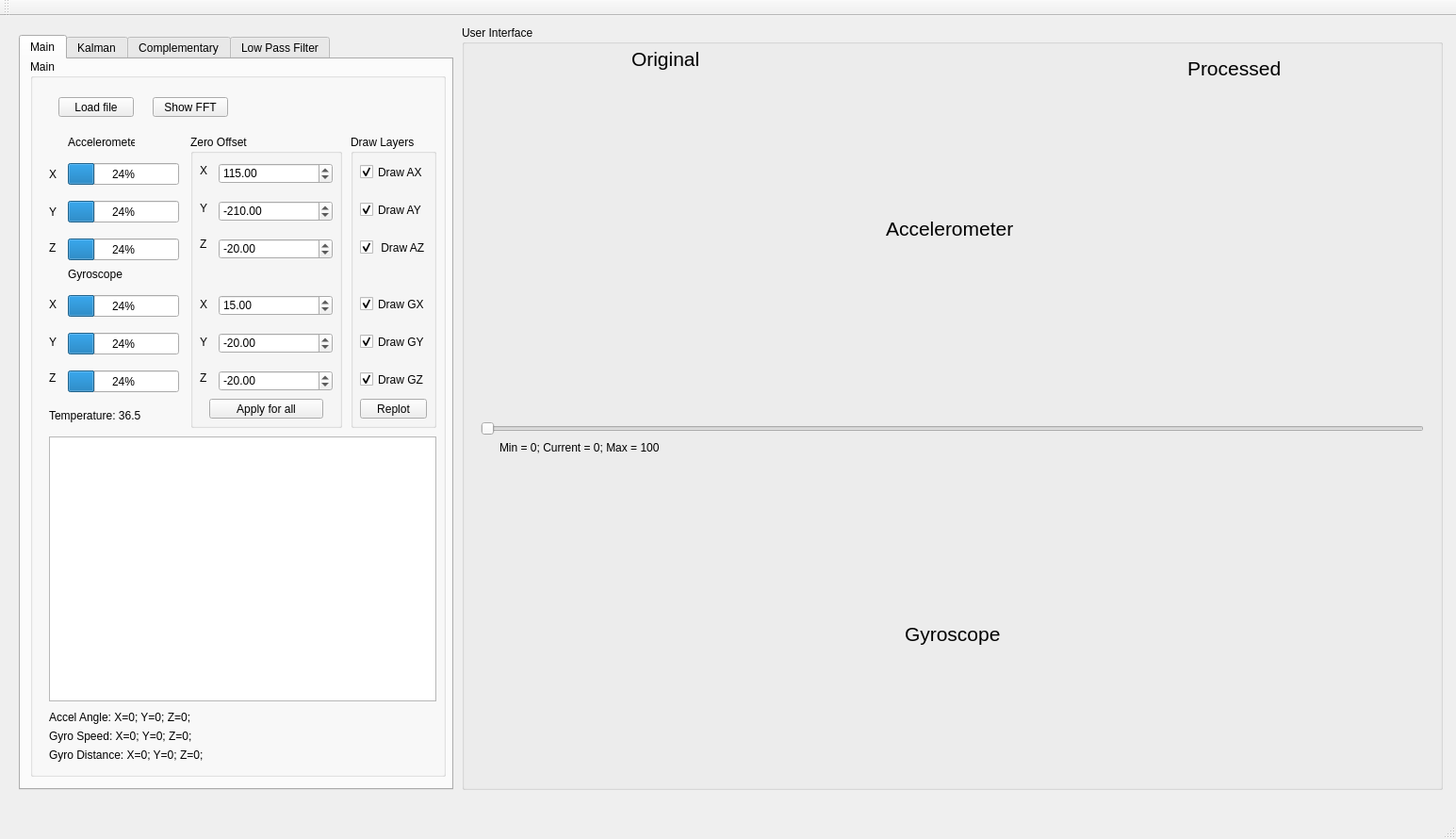
<?xml version="1.0" encoding="UTF-8"?>
<ui version="4.0">
 <class>MainWindow</class>
 <widget class="QMainWindow" name="MainWindow">
  <property name="geometry">
   <rect>
    <x>0</x>
    <y>0</y>
    <width>1545</width>
    <height>890</height>
   </rect>
  </property>
  <property name="windowTitle">
   <string>MainWindow</string>
  </property>
  <widget class="QWidget" name="centralWidget">
   <widget class="QGroupBox" name="groupBox_2">
    <property name="geometry">
     <rect>
      <x>490</x>
      <y>10</y>
      <width>1041</width>
      <height>811</height>
     </rect>
    </property>
    <property name="title">
     <string>User Interface</string>
    </property>
    <widget class="QLabel" name="label_9">
     <property name="geometry">
      <rect>
       <x>180</x>
       <y>20</y>
       <width>141</width>
       <height>31</height>
      </rect>
     </property>
     <property name="font">
      <font>
       <pointsize>16</pointsize>
      </font>
     </property>
     <property name="text">
      <string>Original</string>
     </property>
    </widget>
    <widget class="QCustomPlot" name="customPlotGyroscopeIn" native="true">
     <property name="geometry">
      <rect>
       <x>20</x>
       <y>460</y>
       <width>420</width>
       <height>340</height>
      </rect>
     </property>
    </widget>
    <widget class="QLabel" name="label_10">
     <property name="geometry">
      <rect>
       <x>770</x>
       <y>30</y>
       <width>131</width>
       <height>31</height>
      </rect>
     </property>
     <property name="font">
      <font>
       <pointsize>16</pointsize>
      </font>
     </property>
     <property name="text">
      <string>Processed</string>
     </property>
    </widget>
    <widget class="QLabel" name="label_12">
     <property name="geometry">
      <rect>
       <x>470</x>
       <y>630</y>
       <width>101</width>
       <height>31</height>
      </rect>
     </property>
     <property name="font">
      <font>
       <pointsize>16</pointsize>
      </font>
     </property>
     <property name="text">
      <string>Gyroscope</string>
     </property>
    </widget>
    <widget class="QCustomPlot" name="customPlotAccelerometerOut" native="true">
     <property name="geometry">
      <rect>
       <x>600</x>
       <y>70</y>
       <width>420</width>
       <height>340</height>
      </rect>
     </property>
    </widget>
    <widget class="QSlider" name="horizontalSlider">
     <property name="geometry">
      <rect>
       <x>20</x>
       <y>420</y>
       <width>1001</width>
       <height>16</height>
      </rect>
     </property>
     <property name="orientation">
      <enum>Qt::Horizontal</enum>
     </property>
    </widget>
    <widget class="QCustomPlot" name="customPlotAccelerometerIn" native="true">
     <property name="geometry">
      <rect>
       <x>20</x>
       <y>70</y>
       <width>420</width>
       <height>340</height>
      </rect>
     </property>
    </widget>
    <widget class="QLabel" name="label_11">
     <property name="geometry">
      <rect>
       <x>450</x>
       <y>200</y>
       <width>141</width>
       <height>31</height>
      </rect>
     </property>
     <property name="font">
      <font>
       <pointsize>16</pointsize>
      </font>
     </property>
     <property name="text">
      <string>Accelerometer</string>
     </property>
    </widget>
    <widget class="QCustomPlot" name="customPlotGyroscopeOut" native="true">
     <property name="geometry">
      <rect>
       <x>600</x>
       <y>460</y>
       <width>420</width>
       <height>340</height>
      </rect>
     </property>
    </widget>
    <widget class="QLabel" name="label_14">
     <property name="geometry">
      <rect>
       <x>40</x>
       <y>440</y>
       <width>241</width>
       <height>16</height>
      </rect>
     </property>
     <property name="text">
      <string>Min = 0; Current = 0; Max = 100</string>
     </property>
    </widget>
   </widget>
   <widget class="QTabWidget" name="tabWidget">
    <property name="geometry">
     <rect>
      <x>20</x>
      <y>20</y>
      <width>461</width>
      <height>801</height>
     </rect>
    </property>
    <property name="currentIndex">
     <number>0</number>
    </property>
    <widget class="QWidget" name="tab">
     <attribute name="title">
      <string>Main</string>
     </attribute>
     <widget class="QGroupBox" name="groupBox">
      <property name="geometry">
       <rect>
        <x>10</x>
        <y>0</y>
        <width>441</width>
        <height>761</height>
       </rect>
      </property>
      <property name="title">
       <string>Main</string>
      </property>
      <widget class="QPushButton" name="pushButton">
       <property name="geometry">
        <rect>
         <x>30</x>
         <y>40</y>
         <width>80</width>
         <height>21</height>
        </rect>
       </property>
       <property name="text">
        <string>Load file</string>
       </property>
      </widget>
      <widget class="QProgressBar" name="progressBar_0">
       <property name="geometry">
        <rect>
         <x>40</x>
         <y>110</y>
         <width>118</width>
         <height>23</height>
        </rect>
       </property>
       <property name="minimum">
        <number>0</number>
       </property>
       <property name="maximum">
        <number>100</number>
       </property>
       <property name="value">
        <number>24</number>
       </property>
      </widget>
      <widget class="QProgressBar" name="progressBar_1">
       <property name="geometry">
        <rect>
         <x>40</x>
         <y>150</y>
         <width>118</width>
         <height>23</height>
        </rect>
       </property>
       <property name="value">
        <number>24</number>
       </property>
      </widget>
      <widget class="QProgressBar" name="progressBar_2">
       <property name="geometry">
        <rect>
         <x>40</x>
         <y>190</y>
         <width>118</width>
         <height>23</height>
        </rect>
       </property>
       <property name="value">
        <number>24</number>
       </property>
      </widget>
      <widget class="QProgressBar" name="progressBar_3">
       <property name="geometry">
        <rect>
         <x>40</x>
         <y>250</y>
         <width>118</width>
         <height>23</height>
        </rect>
       </property>
       <property name="value">
        <number>24</number>
       </property>
      </widget>
      <widget class="QProgressBar" name="progressBar_4">
       <property name="geometry">
        <rect>
         <x>40</x>
         <y>290</y>
         <width>118</width>
         <height>23</height>
        </rect>
       </property>
       <property name="value">
        <number>24</number>
       </property>
      </widget>
      <widget class="QProgressBar" name="progressBar_5">
       <property name="geometry">
        <rect>
         <x>40</x>
         <y>330</y>
         <width>118</width>
         <height>23</height>
        </rect>
       </property>
       <property name="value">
        <number>24</number>
       </property>
      </widget>
      <widget class="QLabel" name="label">
       <property name="geometry">
        <rect>
         <x>20</x>
         <y>114</y>
         <width>16</width>
         <height>16</height>
        </rect>
       </property>
       <property name="text">
        <string>X</string>
       </property>
      </widget>
      <widget class="QLabel" name="label_2">
       <property name="geometry">
        <rect>
         <x>20</x>
         <y>154</y>
         <width>16</width>
         <height>16</height>
        </rect>
       </property>
       <property name="text">
        <string>Y</string>
       </property>
      </widget>
      <widget class="QLabel" name="label_3">
       <property name="geometry">
        <rect>
         <x>20</x>
         <y>192</y>
         <width>16</width>
         <height>16</height>
        </rect>
       </property>
       <property name="text">
        <string>Z</string>
       </property>
      </widget>
      <widget class="QLabel" name="label_4">
       <property name="geometry">
        <rect>
         <x>20</x>
         <y>292</y>
         <width>16</width>
         <height>16</height>
        </rect>
       </property>
       <property name="text">
        <string>Y</string>
       </property>
      </widget>
      <widget class="QLabel" name="label_5">
       <property name="geometry">
        <rect>
         <x>20</x>
         <y>252</y>
         <width>16</width>
         <height>16</height>
        </rect>
       </property>
       <property name="text">
        <string>X</string>
       </property>
      </widget>
      <widget class="QLabel" name="label_6">
       <property name="geometry">
        <rect>
         <x>20</x>
         <y>330</y>
         <width>16</width>
         <height>16</height>
        </rect>
       </property>
       <property name="text">
        <string>Z</string>
       </property>
      </widget>
      <widget class="QLabel" name="label_7">
       <property name="geometry">
        <rect>
         <x>40</x>
         <y>220</y>
         <width>61</width>
         <height>16</height>
        </rect>
       </property>
       <property name="text">
        <string>Gyroscope</string>
       </property>
      </widget>
      <widget class="QLabel" name="label_8">
       <property name="geometry">
        <rect>
         <x>40</x>
         <y>80</y>
         <width>71</width>
         <height>16</height>
        </rect>
       </property>
       <property name="text">
        <string>Accelerometer</string>
       </property>
      </widget>
      <widget class="QTextEdit" name="textEdit">
       <property name="geometry">
        <rect>
         <x>20</x>
         <y>400</y>
         <width>411</width>
         <height>281</height>
        </rect>
       </property>
      </widget>
      <widget class="QLabel" name="label_13">
       <property name="geometry">
        <rect>
         <x>20</x>
         <y>370</y>
         <width>101</width>
         <height>16</height>
        </rect>
       </property>
       <property name="text">
        <string>Temperature: 36.5</string>
       </property>
      </widget>
      <widget class="QGroupBox" name="groupBox_3">
       <property name="geometry">
        <rect>
         <x>170</x>
         <y>80</y>
         <width>161</width>
         <height>311</height>
        </rect>
       </property>
       <property name="title">
        <string>Zero Offset</string>
       </property>
       <widget class="QLabel" name="label_21">
        <property name="geometry">
         <rect>
          <x>10</x>
          <y>212</y>
          <width>16</width>
          <height>16</height>
         </rect>
        </property>
        <property name="text">
         <string>Y</string>
        </property>
       </widget>
       <widget class="QLabel" name="label_17">
        <property name="geometry">
         <rect>
          <x>10</x>
          <y>108</y>
          <width>16</width>
          <height>16</height>
         </rect>
        </property>
        <property name="text">
         <string>Z</string>
        </property>
       </widget>
       <widget class="QLabel" name="label_18">
        <property name="geometry">
         <rect>
          <x>10</x>
          <y>172</y>
          <width>16</width>
          <height>16</height>
         </rect>
        </property>
        <property name="text">
         <string>X</string>
        </property>
       </widget>
       <widget class="QLabel" name="label_16">
        <property name="geometry">
         <rect>
          <x>10</x>
          <y>70</y>
          <width>16</width>
          <height>16</height>
         </rect>
        </property>
        <property name="text">
         <string>Y</string>
        </property>
       </widget>
       <widget class="QLabel" name="label_20">
        <property name="geometry">
         <rect>
          <x>10</x>
          <y>250</y>
          <width>16</width>
          <height>16</height>
         </rect>
        </property>
        <property name="text">
         <string>Z</string>
        </property>
       </widget>
       <widget class="QLabel" name="label_19">
        <property name="geometry">
         <rect>
          <x>10</x>
          <y>30</y>
          <width>16</width>
          <height>16</height>
         </rect>
        </property>
        <property name="text">
         <string>X</string>
        </property>
       </widget>
       <widget class="QDoubleSpinBox" name="doubleSpinBox_AcXOff">
        <property name="geometry">
         <rect>
          <x>30</x>
          <y>30</y>
          <width>121</width>
          <height>22</height>
         </rect>
        </property>
        <property name="minimum">
         <double>-10000.000000000000000</double>
        </property>
        <property name="maximum">
         <double>10000.000000000000000</double>
        </property>
        <property name="value">
         <double>115.000000000000000</double>
        </property>
       </widget>
       <widget class="QDoubleSpinBox" name="doubleSpinBox_AcYOff">
        <property name="geometry">
         <rect>
          <x>30</x>
          <y>70</y>
          <width>121</width>
          <height>22</height>
         </rect>
        </property>
        <property name="minimum">
         <double>-10000.000000000000000</double>
        </property>
        <property name="maximum">
         <double>10000.000000000000000</double>
        </property>
        <property name="value">
         <double>-210.000000000000000</double>
        </property>
       </widget>
       <widget class="QDoubleSpinBox" name="doubleSpinBox_AcZOff">
        <property name="geometry">
         <rect>
          <x>30</x>
          <y>110</y>
          <width>121</width>
          <height>22</height>
         </rect>
        </property>
        <property name="minimum">
         <double>-10000.000000000000000</double>
        </property>
        <property name="maximum">
         <double>10000.000000000000000</double>
        </property>
        <property name="value">
         <double>-20.000000000000000</double>
        </property>
       </widget>
       <widget class="QDoubleSpinBox" name="doubleSpinBox_GyXOff">
        <property name="geometry">
         <rect>
          <x>30</x>
          <y>170</y>
          <width>121</width>
          <height>22</height>
         </rect>
        </property>
        <property name="minimum">
         <double>-10000.000000000000000</double>
        </property>
        <property name="maximum">
         <double>10000.000000000000000</double>
        </property>
        <property name="value">
         <double>15.000000000000000</double>
        </property>
       </widget>
       <widget class="QDoubleSpinBox" name="doubleSpinBox_GyZOff">
        <property name="geometry">
         <rect>
          <x>30</x>
          <y>250</y>
          <width>121</width>
          <height>22</height>
         </rect>
        </property>
        <property name="minimum">
         <double>-10000.000000000000000</double>
        </property>
        <property name="maximum">
         <double>10000.000000000000000</double>
        </property>
        <property name="value">
         <double>-20.000000000000000</double>
        </property>
       </widget>
       <widget class="QDoubleSpinBox" name="doubleSpinBox_GyYOff">
        <property name="geometry">
         <rect>
          <x>30</x>
          <y>210</y>
          <width>121</width>
          <height>22</height>
         </rect>
        </property>
        <property name="minimum">
         <double>-10000.000000000000000</double>
        </property>
        <property name="maximum">
         <double>10000.000000000000000</double>
        </property>
        <property name="value">
         <double>-20.000000000000000</double>
        </property>
       </widget>
       <widget class="QPushButton" name="pushButton_2">
        <property name="geometry">
         <rect>
          <x>20</x>
          <y>280</y>
          <width>121</width>
          <height>21</height>
         </rect>
        </property>
        <property name="text">
         <string>Apply for all</string>
        </property>
       </widget>
      </widget>
      <widget class="QGroupBox" name="groupBox_4">
       <property name="geometry">
        <rect>
         <x>340</x>
         <y>80</y>
         <width>91</width>
         <height>311</height>
        </rect>
       </property>
       <property name="title">
        <string>Draw Layers</string>
       </property>
       <widget class="QCheckBox" name="checkBox_draw_ax">
        <property name="geometry">
         <rect>
          <x>10</x>
          <y>30</y>
          <width>72</width>
          <height>19</height>
         </rect>
        </property>
        <property name="text">
         <string>Draw AX</string>
        </property>
        <property name="checked">
         <bool>true</bool>
        </property>
       </widget>
       <widget class="QCheckBox" name="checkBox_draw_ay">
        <property name="geometry">
         <rect>
          <x>10</x>
          <y>70</y>
          <width>72</width>
          <height>19</height>
         </rect>
        </property>
        <property name="text">
         <string>Draw AY</string>
        </property>
        <property name="checked">
         <bool>true</bool>
        </property>
       </widget>
       <widget class="QCheckBox" name="checkBox_draw_az">
        <property name="geometry">
         <rect>
          <x>10</x>
          <y>110</y>
          <width>72</width>
          <height>19</height>
         </rect>
        </property>
        <property name="text">
         <string> Draw AZ</string>
        </property>
        <property name="checked">
         <bool>true</bool>
        </property>
       </widget>
       <widget class="QCheckBox" name="checkBox_draw_gx">
        <property name="geometry">
         <rect>
          <x>10</x>
          <y>170</y>
          <width>72</width>
          <height>19</height>
         </rect>
        </property>
        <property name="text">
         <string>Draw GX</string>
        </property>
        <property name="checked">
         <bool>true</bool>
        </property>
       </widget>
       <widget class="QCheckBox" name="checkBox_draw_gy">
        <property name="geometry">
         <rect>
          <x>10</x>
          <y>210</y>
          <width>72</width>
          <height>19</height>
         </rect>
        </property>
        <property name="text">
         <string>Draw GY</string>
        </property>
        <property name="checked">
         <bool>true</bool>
        </property>
       </widget>
       <widget class="QCheckBox" name="checkBox_draw_gz">
        <property name="geometry">
         <rect>
          <x>10</x>
          <y>250</y>
          <width>72</width>
          <height>19</height>
         </rect>
        </property>
        <property name="text">
         <string>Draw GZ</string>
        </property>
        <property name="checked">
         <bool>true</bool>
        </property>
       </widget>
       <widget class="QPushButton" name="pushButton_3">
        <property name="geometry">
         <rect>
          <x>10</x>
          <y>280</y>
          <width>71</width>
          <height>21</height>
         </rect>
        </property>
        <property name="text">
         <string>Replot</string>
        </property>
       </widget>
      </widget>
      <widget class="QPushButton" name="pushButton_4">
       <property name="geometry">
        <rect>
         <x>130</x>
         <y>40</y>
         <width>80</width>
         <height>21</height>
        </rect>
       </property>
       <property name="text">
        <string>Show FFT</string>
       </property>
      </widget>
      <widget class="QLabel" name="label_accel_angle">
       <property name="geometry">
        <rect>
         <x>20</x>
         <y>690</y>
         <width>411</width>
         <height>16</height>
        </rect>
       </property>
       <property name="text">
        <string>Accel Angle: X=0; Y=0; Z=0;</string>
       </property>
      </widget>
      <widget class="QLabel" name="label_gyro_speed">
       <property name="geometry">
        <rect>
         <x>20</x>
         <y>710</y>
         <width>401</width>
         <height>16</height>
        </rect>
       </property>
       <property name="text">
        <string>Gyro Speed: X=0; Y=0; Z=0;</string>
       </property>
      </widget>
      <widget class="QLabel" name="label_gyro_distance">
       <property name="geometry">
        <rect>
         <x>20</x>
         <y>730</y>
         <width>401</width>
         <height>16</height>
        </rect>
       </property>
       <property name="text">
        <string>Gyro Distance: X=0; Y=0; Z=0;</string>
       </property>
      </widget>
     </widget>
    </widget>
    <widget class="QWidget" name="tab_2">
     <attribute name="title">
      <string>Kalman</string>
     </attribute>
     <widget class="QDoubleSpinBox" name="doubleSpinBox_kalman_coefficient">
      <property name="geometry">
       <rect>
        <x>120</x>
        <y>20</y>
        <width>81</width>
        <height>22</height>
       </rect>
      </property>
      <property name="maximum">
       <double>1.000000000000000</double>
      </property>
      <property name="singleStep">
       <double>0.100000000000000</double>
      </property>
      <property name="value">
       <double>0.500000000000000</double>
      </property>
     </widget>
     <widget class="QLabel" name="label_15">
      <property name="geometry">
       <rect>
        <x>20</x>
        <y>22</y>
        <width>91</width>
        <height>16</height>
       </rect>
      </property>
      <property name="text">
       <string>KalmanCoefficient:</string>
      </property>
     </widget>
     <widget class="QPushButton" name="pushButton_kalman_apply">
      <property name="geometry">
       <rect>
        <x>220</x>
        <y>20</y>
        <width>80</width>
        <height>21</height>
       </rect>
      </property>
      <property name="text">
       <string>Apply</string>
      </property>
     </widget>
    </widget>
    <widget class="QWidget" name="tab_3">
     <attribute name="title">
      <string>Complementary</string>
     </attribute>
     <widget class="QDoubleSpinBox" name="doubleSpinBox_complementary_coefficient">
      <property name="geometry">
       <rect>
        <x>20</x>
        <y>60</y>
        <width>101</width>
        <height>22</height>
       </rect>
      </property>
      <property name="maximum">
       <double>1.000000000000000</double>
      </property>
      <property name="singleStep">
       <double>0.100000000000000</double>
      </property>
     </widget>
     <widget class="QLabel" name="label_22">
      <property name="geometry">
       <rect>
        <x>20</x>
        <y>30</y>
        <width>191</width>
        <height>21</height>
       </rect>
      </property>
      <property name="text">
       <string>Complementary filter coefficient:</string>
      </property>
     </widget>
     <widget class="QPushButton" name="pushButton_complementary_apply">
      <property name="geometry">
       <rect>
        <x>20</x>
        <y>90</y>
        <width>80</width>
        <height>21</height>
       </rect>
      </property>
      <property name="text">
       <string>Apply</string>
      </property>
     </widget>
    </widget>
    <widget class="QWidget" name="tab_4">
     <attribute name="title">
      <string>Low Pass Filter</string>
     </attribute>
    </widget>
   </widget>
  </widget>
  <widget class="QMenuBar" name="menuBar">
   <property name="geometry">
    <rect>
     <x>0</x>
     <y>0</y>
     <width>1545</width>
     <height>20</height>
    </rect>
   </property>
  </widget>
  <widget class="QToolBar" name="mainToolBar">
   <attribute name="toolBarArea">
    <enum>TopToolBarArea</enum>
   </attribute>
   <attribute name="toolBarBreak">
    <bool>false</bool>
   </attribute>
  </widget>
  <widget class="QStatusBar" name="statusBar"/>
 </widget>
 <layoutdefault spacing="6" margin="11"/>
 <customwidgets>
  <customwidget>
   <class>QCustomPlot</class>
   <extends>QWidget</extends>
   <header>qcustomplot.h</header>
   <container>1</container>
  </customwidget>
 </customwidgets>
 <resources/>
 <connections/>
</ui>
